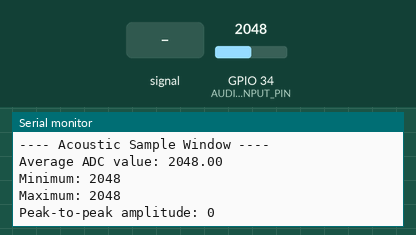
This sketch was run on a simulated ESP32. On the bench: the last lines printed to the serial monitor. The test bench sets the inputs (shaded band); at power-on: GPIO 34 (AUDIO_INPUT_PIN) = 2048 (analog values on the 0–4095 scale).

Above: at 1.7 s.
1.8 s: GPIO 34 (AUDIO_INPUT_PIN) fed a 200 Hz sine of ±327 counts around its level
At 2.04 s:
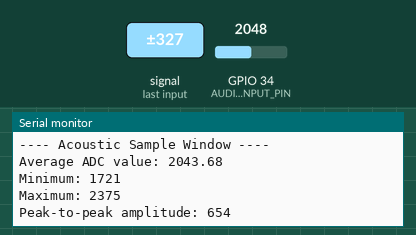
3.3 s: GPIO 34 (AUDIO_INPUT_PIN) set to 2866
At 3.55 s:
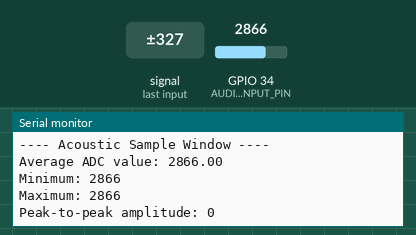
6.3 s: GPIO 34 (AUDIO_INPUT_PIN) fed a 1000 Hz sine of ±1023 counts around its level
At 6.56 s:
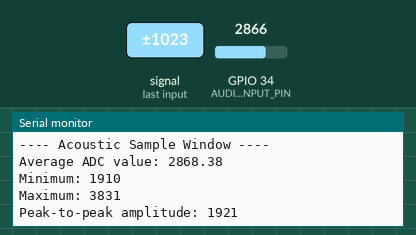
7.8 s: GPIO 34 (AUDIO_INPUT_PIN) set to 3603
At 7.93 s:
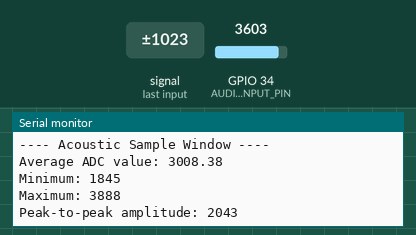
Timing chart, 0 to 10.3 s (numbered marks = the images above; inputs shaded):
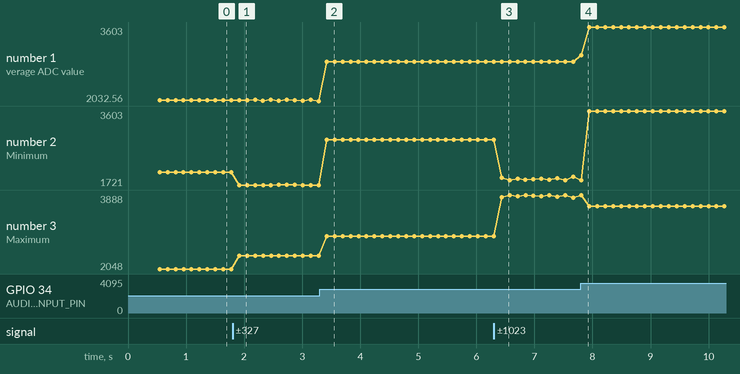

The sketch:

acousticreef.ino
```cpp
/*
  AcousticReef
  Low-Cost Bio-Acoustic Monitoring System

  ESP32 prototype firmware.

  Current stage:
  - Reads an analogue acoustic signal
  - Collects a fixed sample window
  - Calculates basic signal measurements
  - Outputs measurements through Serial Monitor

  Future development:
  - Final hydrophone interface
  - Signal conditioning integration
  - Data logging
  - Acoustic signal processing
*/

#include <Arduino.h>

// ============================================================
// HARDWARE CONFIGURATION
// ============================================================

// Temporary analogue input pin for the conditioned acoustic signal.
// Change this to the GPIO actually connected to the circuit output.
const int AUDIO_INPUT_PIN = 34;

// Serial communication speed
const unsigned long SERIAL_BAUD = 115200;

// Number of samples collected for one analysis window
const int SAMPLE_COUNT = 256;

// Approximate sampling interval in microseconds.
// This is a starting value and should be calibrated later.
const unsigned long SAMPLE_INTERVAL_US = 125;   // ~8 kHz


// ============================================================
// SETUP
// ============================================================

void setup() {

  Serial.begin(SERIAL_BAUD);

  delay(500);

  // Configure acoustic input
  pinMode(AUDIO_INPUT_PIN, INPUT);

  // ESP32 ADC configuration
  analogReadResolution(12);

  Serial.println();
  Serial.println("=================================");
  Serial.println("       AcousticReef");
  Serial.println(" Bio-Acoustic Monitoring System");
  Serial.println("=================================");
  Serial.println("System initialising...");

  Serial.print("Audio input pin: ");
  Serial.println(AUDIO_INPUT_PIN);

  Serial.print("Sample count: ");
  Serial.println(SAMPLE_COUNT);

  Serial.println("System ready.");
  Serial.println();
}


// ============================================================
// MAIN LOOP
// ============================================================

void loop() {

  unsigned long startTime = micros();

  long sum = 0;
  int minimum = 4095;
  int maximum = 0;

  // ----------------------------------------------------------
  // Acquire acoustic samples
  // ----------------------------------------------------------

  for (int i = 0; i < SAMPLE_COUNT; i++) {

    int sample = analogRead(AUDIO_INPUT_PIN);

    sum += sample;

    if (sample < minimum) {
      minimum = sample;
    }

    if (sample > maximum) {
      maximum = sample;
    }

    // Maintain approximate sampling interval
    while (micros() - startTime < (unsigned long)(i + 1) * SAMPLE_INTERVAL_US) {
      // Wait for next sampling interval
    }
  }


  // ----------------------------------------------------------
  // Basic signal analysis
  // ----------------------------------------------------------

  float average = (float)sum / SAMPLE_COUNT;

  int peakToPeak = maximum - minimum;


  // ----------------------------------------------------------
  // Output results
  // ----------------------------------------------------------

  Serial.println("---- Acoustic Sample Window ----");

  Serial.print("Average ADC value: ");
  Serial.println(average);

  Serial.print("Minimum: ");
  Serial.println(minimum);

  Serial.print("Maximum: ");
  Serial.println(maximum);

  Serial.print("Peak-to-peak amplitude: ");
  Serial.println(peakToPeak);

  Serial.println();


  // Small pause before next analysis window
  delay(100);
}
```

Measured:
- after the input at 1.8 s, the serial monitor: prints a new line after 0.11 s (image 1)
- after the input at 3.3 s, the serial monitor: prints a new line after 0.12 s (image 2)
- after the input at 6.3 s, the serial monitor: prints a new line after 0.13 s (image 3)
- plotted number 1: 2048 → 2032.56 after the input at 1.8 s, 2032.56 → 2866 after the input at 3.3 s, 2866 → 2868.63 after the input at 6.3 s
- plotted number 2: 2048 → 1721 after the input at 1.8 s, 1721 → 2866 after the input at 3.3 s, 2866 → 1925 after the input at 6.3 s
- plotted number 3: 2048 → 2375 after the input at 1.8 s, 2375 → 2866 after the input at 3.3 s, 2866 → 3817 after the input at 6.3 s
